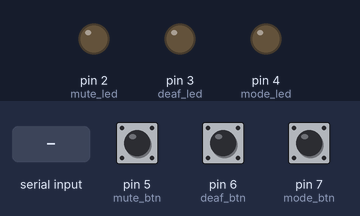
A sketch run on a simulated Arduino Uno, built with avr-gcc and run on an emulated ATmega328P. Shown: output pins drawn as LEDs (lit = HIGH). The test bench sets the inputs (shaded band); at power-on: pin 5 (mute_btn) HIGH, pin 6 (deaf_btn) HIGH, pin 7 (mode_btn) HIGH.

Above: at 2.2 s.
2.3 s: "1\n" received over Serial
At 3.5 s:
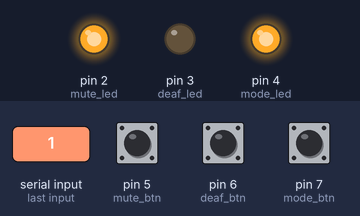
3.8 s: "0\n" received over Serial
At 4.6 s:
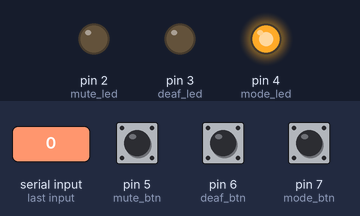
Timing chart, 0 to 6.8 s (numbered marks = the images above; inputs shaded):
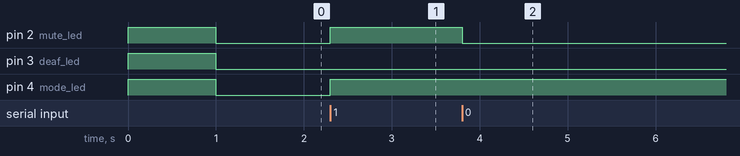

Measured:
- after the input at 2.3 s, pin 2 (mute_led), pin 4 (mode_led): LOW → HIGH at once
- after the input at 3.8 s, pin 2 (mute_led): HIGH → LOW at once

The sketch:

AudioControllerV1.ino
```cpp
#include <Button.h>

#define mute_led 2
Button mute_btn(5);
#define deaf_led 3
Button deaf_btn(6);
#define mode_led 4
Button mode_btn(7);

const byte numChars = 4;
char receivedChars[numChars];   // an array to store the received data

struct btnState{
    int mute = 0;
    int deaf = 0;
    int mode = 0;
};

btnState state;

void setup() {

    mute_btn.begin();
    deaf_btn.begin();
    mode_btn.begin();

    pinMode(mute_led, OUTPUT);
    pinMode(deaf_led, OUTPUT);
    pinMode(mode_led, OUTPUT);

    digitalWrite(mute_led,1);
    digitalWrite(deaf_led,1);
    digitalWrite(mode_led,1);
    delay(1000);
    digitalWrite(mute_led,0);
    digitalWrite(deaf_led,0);
    digitalWrite(mode_led,0);

    Serial.begin(9600);
}

void loop() {
    ReceiveSerial();
    SendSerial();
}


void SendSerial(){
  if(mute_btn.pressed()){
    Serial.println("100");
  }
  if(deaf_btn.pressed()){
    Serial.println("010");
  }
  if(mode_btn.pressed()){
    Serial.println("001");
  }
}

void ReceiveSerial() {
    static byte ndx = 0;
    char endMarker = '\n';
    char rc;

    while (Serial.available() > 0) {
        rc = Serial.read();

        if (rc != endMarker) {
            receivedChars[ndx] = rc;
            ndx++;
            if (ndx >= numChars) {
                ndx = numChars - 1;
            }
        }
        else {
            receivedChars[ndx] = '\0'; // terminate the string
            ndx = 0;
            DisplayData();
        }
    }
}

int ConvertChar(char x){
  return (x == '1')?HIGH:LOW;
}
int ConvertCharInv(char x){
  return (x == '1')?LOW:HIGH;
}

void DisplayData() {
    digitalWrite(mute_led,ConvertChar(receivedChars[0]));
    digitalWrite(deaf_led,ConvertChar(receivedChars[1]));
    digitalWrite(mode_led,ConvertCharInv(receivedChars[2]));
}
```
